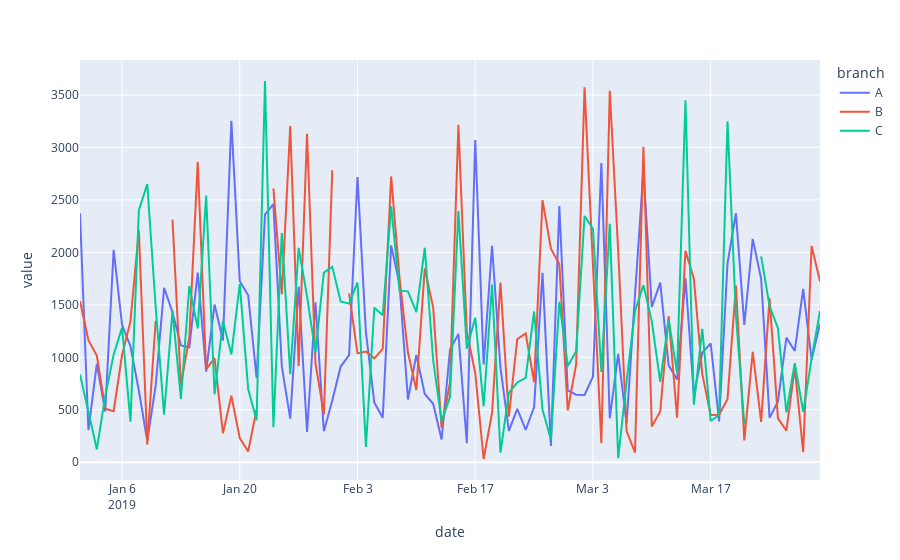

Write notebook code for a chart like this one.
### Code cell
px.line(data_frame = grouping )
